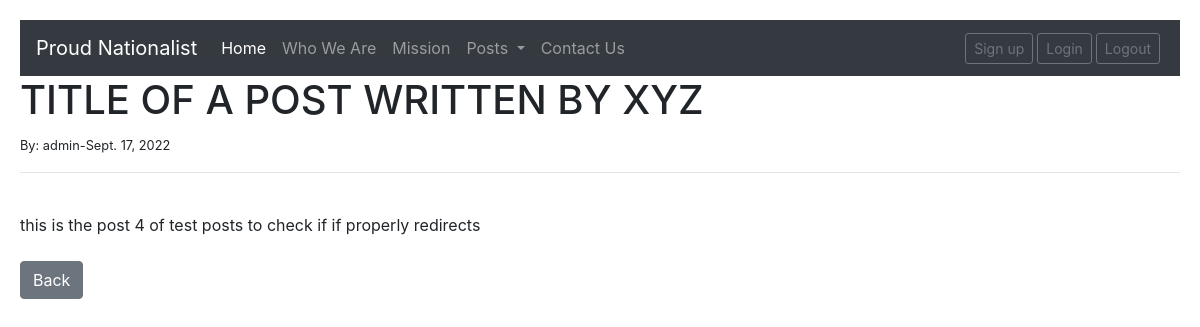
Screenshot of /article/4 with the database file from the repository.
### home/models.py (models this page shows, shortened)
class Post(models.Model):
    title=models.CharField(max_length=255)
    author=models.ForeignKey(User,on_delete=models.CASCADE)
    body=models.TextField()
    date = models.DateField(auto_now_add=True)

### home/views.py (the view)
# urls.py: path('article/<int:pk>',article.as_view(),name='article'),
class article(DetailView):
    model=Post
    template_name ='article.html'

### templates/article.html (shortened to what this page needs)
{% extends 'base.html' %}
{% block article %}
<h1>{{post.title}}</h1>
<small> By: {{post.author}}-{{post.date}}</small><br/>
<hr>
<br/>
{{post.body}}
<br/><br/>
<a href="{% url 'sci' %}" class="btn btn-secondary">Back</a>
{% endblock article %}

### static/style.css (style rules this page uses)
* { box-sizing: border-box; }
body { font-family: Georgia, 'Times New Roman', Times, serif; padding: 20px; background: #f1f1f1; }

### static/style1.css (style rules this page uses)
body { font-family: Arial, Helvetica, sans-serif; margin: 0; }
html { box-sizing: border-box; }
*, *:before, *:after { box-sizing: inherit; }

### static/style3.css (style rules this page uses)
body { margin-top:20px; background:#DCDCDC; }

### rows the page displays
Post: title "TITLE OF A POST WRITTEN BY XYZ", author "admin", date "Sept. 17, 2022", body "this is the post 4 of test posts to check if if properly redirects"
